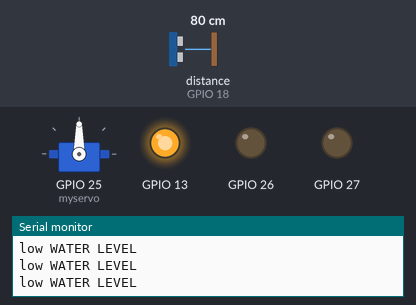
Recording of a sketch running on a simulated ESP32. Parts: servo, output pins drawn as LEDs (lit = HIGH), the last lines printed to the serial monitor. Wiring (inferred from the names in the program): ultrasonic range finder: trigger GPIO 5; echo GPIO 18. Inputs (shaded band) come from the test bench; at power-on: distance to the obstacle (sensor on GPIO 18) 80 cm. The echo pulse lasts 58.3 µs per cm; WiFi joins after 1.5 s; servers stay silent unless stated; pins used as bus, display or sensor lines are not drawn.

Above: at 2.7 s.
2.8 s: distance to the obstacle (sensor on GPIO 18) set to 2 cm
At 4.7 s:
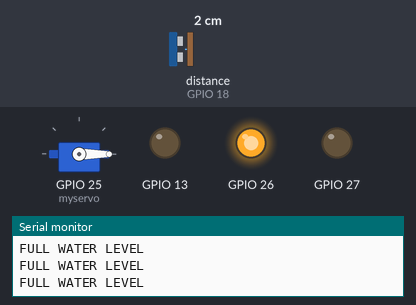
5.0 s: distance to the obstacle (sensor on GPIO 18) set to 4 cm
At 6.7 s:
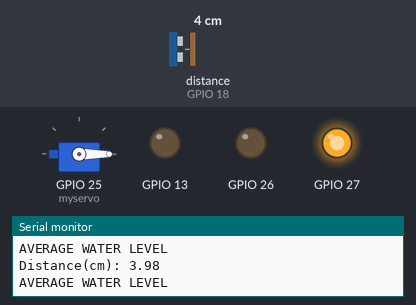
7.0 s: distance to the obstacle (sensor on GPIO 18) set to 10 cm
8.7 s: distance to the obstacle (sensor on GPIO 18) set to 13 cm
At 10.7 s:
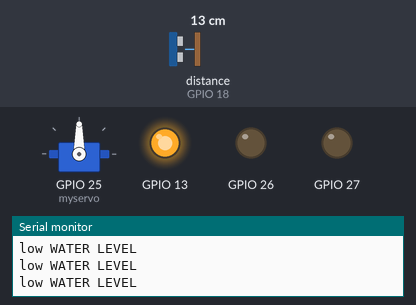
11.0 s: distance to the obstacle (sensor on GPIO 18) set to 9 cm
At 12.7 s:
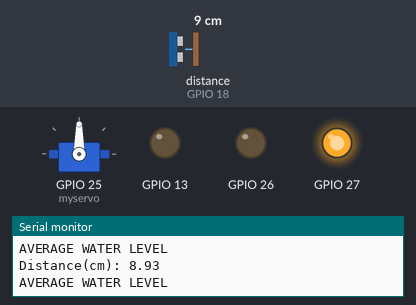
13.0 s: distance to the obstacle (sensor on GPIO 18) set to 18 cm
At 14.7 s:
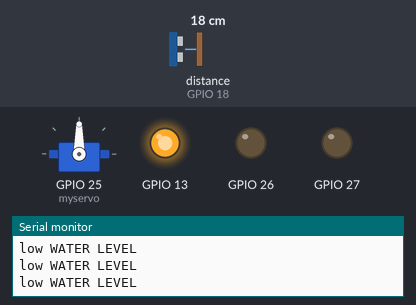
Timing chart, 0 to 16.0 s (numbered marks = the images above; inputs shaded):
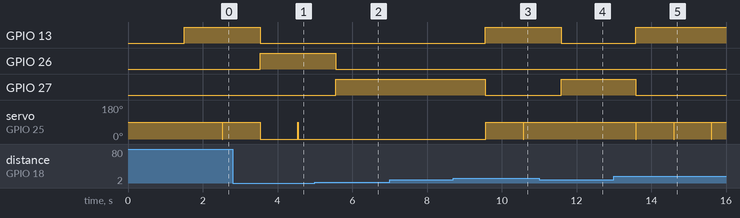

The sketch:

DEFENSE_sep19a.ino
```cpp
#include "arduino_secrets.h"
/*
  Sketch generated by the Arduino IoT Cloud Thing "Untitled"
  https://create.arduino.cc/cloud/things/b6cbc345-3fde-41a9-96e7-4d821307655e

  Arduino IoT Cloud Variables description

  The following variables are automatically generated and updated when changes are made to the Thing

  CloudSwitch gREEN;
  CloudSwitch rED;
  CloudLength uLTRASONIC;

  Variables which are marked as READ/WRITE in the Cloud Thing will also have functions
  which are called when their values are changed from the Dashboard.
  These functions are generated with the Thing and added at the end of this sketch.
*/

#include "thingProperties.h"
#include <HCSR04.h>
#include <ESP32Servo.h>

UltraSonicDistanceSensor distanceSensor(5, 18);

const int trigPin =5;
const int echoPin =18;


#define SOUND_SPEED 0.034

long duration;
Servo myservo;
int pos=0;

void setup() {
  // Initialize serial and wait for port to open:
  Serial.begin(9600);
  // This delay gives the chance to wait for a Serial Monitor without blocking if none is found
  delay(1500);

  // Defined in thingProperties.h
  initProperties();

  // Connect to Arduino IoT Cloud
  ArduinoCloud.begin(ArduinoIoTPreferredConnection);

  /*
     The following function allows you to obtain more information
     related to the state of network and IoT Cloud connection and errors
     the higher number the more granular information you’ll get.
     The default is 0 (only errors).
     Maximum is 4
 */
  setDebugMessageLevel(2);
  ArduinoCloud.printDebugInfo();
  pinMode(trigPin, OUTPUT);
  pinMode(echoPin, INPUT);
  pinMode(13, OUTPUT);
  pinMode(27, OUTPUT);
  pinMode(26, OUTPUT);
  myservo.attach(25);

}

void loop() {
  ArduinoCloud.update();
  // Your code here
  digitalWrite(trigPin, LOW); //clears the trigpin
  delayMicroseconds(2);

  digitalWrite(trigPin, HIGH);
  delayMicroseconds(10);
  digitalWrite(trigPin, LOW);
  duration = pulseIn (echoPin, HIGH);
  uLTRASONIC = duration * SOUND_SPEED/2;
  Serial.print("Distance(cm): ");
  Serial.println(uLTRASONIC);
    if(uLTRASONIC >= 11.00){
      for (pos =0; pos<=90; pos+=45){
    myservo.write(pos);
      digitalWrite(13, HIGH);
      digitalWrite(27, LOW);
      digitalWrite(26, LOW);
    Serial.println("low WATER LEVEL");
      }

  }
  else if ((uLTRASONIC <=10.59) && (uLTRASONIC >=2.51) ) {
    digitalWrite(13, LOW);
      digitalWrite(27, HIGH);
      digitalWrite(26, LOW);
    Serial.println("AVERAGE WATER LEVEL");
  }
  else if(uLTRASONIC <=2.50){
    for (pos =90; pos>=0; pos-=45){
    myservo.write(pos);
      digitalWrite(13, LOW);
      digitalWrite(27, LOW);
      digitalWrite(26, HIGH);
    Serial.println("FULL WATER LEVEL");
    }
  }
  delay(1000);


}


/*
  Since RED is READ_WRITE variable, onREDChange() is
  executed every time a new value is received from IoT Cloud.
*/
void onREDChange()  {
  // Add your code here to act upon RED change
  rED = digitalRead(13);
  if (rED== HIGH){
    for (pos =180; pos>=0; pos-=90){
    myservo.write(pos);
  }
  }
}

/*
  Since YELLOW is READ_WRITE variable, onYELLOWChange() is
  executed every time a new value is received from IoT Cloud.
*/
void onYELLOWChange()  {
  // Add your code here to act upon YELLOW change
}

/*
  Since GREEN is READ_WRITE variable, onGREENChange() is
  executed every time a new value is received from IoT Cloud.
*/
void onGREENChange()  {
  // Add your code here to act upon GREEN change
  gREEN = digitalRead(26);
  if (gREEN== HIGH){
    for (pos =0; pos<=180; pos+=90){
    myservo.write(pos);
  }
  }
}

/*
  Since ULTRASONIC is READ_WRITE variable, onULTRASONICChange() is
  executed every time a new value is received from IoT Cloud.
*/
void onULTRASONICChange()  {
  // Add your code here to act upon ULTRASONIC change
}
```

arduino_secrets.h
```cpp
#define SECRET_DEVICE_KEY "ZfvZQRInza5RuI@hDEiC@xoox"
#define SECRET_OPTIONAL_PASS "password"
#define SECRET_SSID "Hotspot name"
```

thingProperties.h
```cpp
// Code generated by Arduino IoT Cloud, DO NOT EDIT.

#include <ArduinoIoTCloud.h>
#include <Arduino_ConnectionHandler.h>

const char DEVICE_LOGIN_NAME[]  = "a04f7644-4794-438f-8abc-456f7b1c1f5f";

const char SSID[]               = SECRET_SSID;    // Network SSID (name)
const char PASS[]               = SECRET_OPTIONAL_PASS;    // Network password (use for WPA, or use as key for WEP)
const char DEVICE_KEY[]  = SECRET_DEVICE_KEY;    // Secret device password

void onGREENChange();
void onREDChange();
void onULTRASONICChange();

CloudSwitch gREEN;
CloudSwitch rED;
CloudLength uLTRASONIC;

void initProperties(){

  ArduinoCloud.setBoardId(DEVICE_LOGIN_NAME);
  ArduinoCloud.setSecretDeviceKey(DEVICE_KEY);
  ArduinoCloud.addProperty(gREEN, READWRITE, ON_CHANGE, onGREENChange);
  ArduinoCloud.addProperty(rED, READWRITE, ON_CHANGE, onREDChange);
  ArduinoCloud.addProperty(uLTRASONIC, READWRITE, ON_CHANGE, onULTRASONICChange);

}

WiFiConnectionHandler ArduinoIoTPreferredConnection(SSID, PASS);
```

Measured:
- the behaviour switches between 2 and 3 cm on distance to the obstacle (sensor on GPIO 18) (found by bisection; images 1 and 2)
- the behaviour switches between 11 and 12 cm on distance to the obstacle (sensor on GPIO 18) (found by bisection; images 2 and 3)
- after the input at 2.8 s, GPIO 13: HIGH → LOW after 0.73 s; GPIO 26: LOW → HIGH after 0.73 s
- after the input at 5.0 s, GPIO 26: HIGH → LOW after 0.56 s; GPIO 27: LOW → HIGH after 0.56 s; servo on GPIO 25 (myservo): stops changing and stays 0°
- after the input at 8.7 s, GPIO 13: LOW → HIGH after 0.86 s; GPIO 27: HIGH → LOW after 0.86 s; servo on GPIO 25 (myservo): 0° → 90° after 0.87 s
- after the input at 11.0 s, GPIO 13: HIGH → LOW after 0.59 s; GPIO 27: LOW → HIGH after 0.59 s; servo on GPIO 25 (myservo): stops changing and stays 90°
- after the input at 13.0 s, GPIO 13: LOW → HIGH after 0.59 s; GPIO 27: HIGH → LOW after 0.59 s; servo on GPIO 25 (myservo): alternates 90° for 1.0 s and 0° for 0.01 s, starting after 0.59 s
